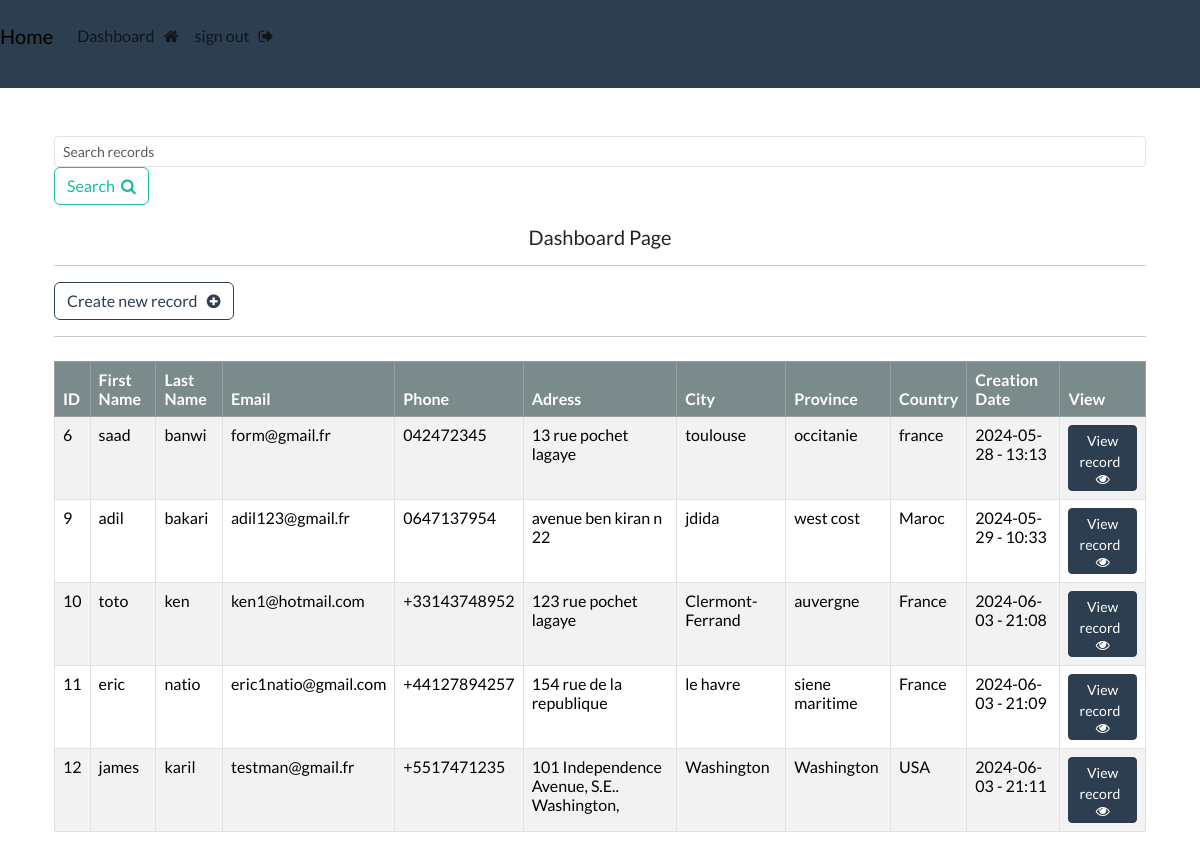
The app's page /dashboard/ (signed in) with its own data.
### webapp/models.py (models this page shows, shortened)
class Record(models.Model):
	first_name = models.CharField(max_length=30)
	last_name = models.CharField(max_length=30)
	date_time = models.DateTimeField(auto_now_add=True)
	email = models.EmailField(max_length=254, unique=True)
	phone = models.CharField(max_length=20)
	adress = models.CharField(max_length=300)
	city = models.CharField(max_length=100)
	province = models.CharField(max_length=150)
	country = models.CharField(max_length=30)
	class Meta:
		verbose_name_plural = "Record"

### webapp/views.py (the view)
# urls.py: path('dashboard/', views.dashboard_view, name="dashboard-link"),
@login_required(login_url='webapp:login-link')
def dashboard_view(request):
    query = request.GET.get('q')
    if query:
        records = Record.objects.filter(
            Q(first_name__icontains=query) |
            Q(last_name__icontains=query) |
            Q(email__icontains=query) |
            Q(phone__icontains=query) |
            Q(adress__icontains=query) |
            Q(city__icontains=query) |
            Q(province__icontains=query) |
            Q(country__icontains=query)
        )
    else:
        records = Record.objects.all()
    return render(request, 'webapp/dashboard.html', {'records': records})

### webapp/templates/webapp/dashboard.html (shortened to what this page needs)
{% extends 'webapp/base.html' %}
{% block content %}
  <div class="container mt-5">
        <form method="GET" action="{% url 'webapp:dashboard-link' %}" class="form-inline mb-3">
            <input type="text" name="q" class="form-control form-control-sm mr-sm-2 custom-search" placeholder="Search records" aria-label="Search">
            <button type="submit" class="btn btn-outline-success my-2 my-sm-0">Search &nbsp;<i class="fa fa-search" aria-hidden="true"></i></button>
        </form>
<h5 style="text-align:center; margin-top:20px;">Dashboard Page </h5>
<hr>
<a class="btn btn-outline-primary" href="{% url 'webapp:create-link' %}">Create new record &nbsp; <i class="fa fa-plus-circle" aria-hidden="true"></i></a>
<hr>
<div class="table-responsive">
<table class="table table-striped table-hover table-bordered mt-2">
  <thead class="table-dark">
    <tr>
      <th scope="col">ID</th>
      <th scope="col">First Name</th>
      <th scope="col">Last Name</th>
      <th scope="col">Email</th>
      <th scope="col">Phone</th>
      <th scope="col">Adress</th>
      <th scope="col">City</th>
      <th scope="col">Province</th>
      <th scope="col">Country</th>
      <th scope="col">Creation Date</th>
      <th scope="col">View</th>
    </tr>
  </thead>
  <tbody>
 {% if records %}
   {% for record in records %}
    <tr>
      <td>{{record.id}}</td>
      <td>{{record.first_name}}</a></td>
       <td>{{record.last_name}}</td>
        <td>{{record.email}}</td>
        <td>{{record.phone}}</td>
        <td>{{record.adress}}</td>
        <td>{{record.city}}</td>
        <td>{{record.province}}</td>
        <td>{{record.country}}</td>
        <td>{{record.date_time|date:"Y-m-d -  H:i"}}</td>
        <td>
        	<a type="submit" class="btn btn-primary btn-sm" href="{% url 'webapp:record-link' record.id %}">View record &nbsp; <i class="fa fa-eye" aria-hidden="true"></i></a>
        </td>
    </tr>
	{% endfor %}
  {% endif %}
  </tbody>
</table>
</div>
{% endblock %}

### webapp/templates/webapp/base.html (shortened to what this page needs)
{% load static %}
<doctype!>
<html>
<head>
<link href="https://bootswatch.com/5/flatly/bootstrap.min.css" rel="stylesheet">
<link href="{% static 'css/style.css' %}" rel="stylesheet">
<link rel="stylesheet" href="https://cdnjs.cloudflare.com/ajax/libs/font-awesome/4.7.0/css/font-awesome.min.css">
</head>
<body>
{% include 'webapp/navbar.html' %}
<div class="container">
{% block content %}{% endblock %}
</div>
</body>
</html>

### webapp/templates/webapp/navbar.html (shortened to what this page needs)
<nav class="navbar navbar-expand-lg navbar-light bg-primary">
  <a class="navbar-brand mb-3" href="/">Home</a>
  <div class="collapse navbar-collapse" id="navbarNav">
    <ul class="navbar-nav">
	{% if user.is_authenticated %}
      <li class="nav-item active">
        <a class="nav-link" href="{% url 'webapp:dashboard-link' %}">Dashboard &nbsp; <i class="fa fa-home"></i></a>
      </li>
      <li class="nav-item">
		<form action="{% url 'webapp:logout-link' %}" method="POST"/>
		<a class="nav-link" href="{% url 'webapp:logout-link' %}">sign out &nbsp; <i class="fa fa-sign-out"></i></a>
      </li>
    {% endif %}
    </ul>
  </div>
</nav>

### records on screen
Record: id "6", first_name "saad", last_name "banwi", email "form@gmail.fr", phone "042472345", adress "13 rue pochet lagaye", city "toulouse", province "occitanie", country "france", date_time "2024-05-28 - 13:13"
Record: id "9", first_name "adil", last_name "bakari", email "adil123@gmail.fr", phone "0647137954", adress "avenue ben kiran n 22", city "jdida", province "west cost", country "Maroc", date_time "2024-05-29 - 10:33"
Record: id "10", first_name "toto", last_name "ken", email "ken1@hotmail.com", phone "+33143748952", adress "123 rue pochet lagaye", city "Clermont-Ferrand", province "auvergne", country "France", date_time "2024-06-03 - 21:08"
Record: id "11", first_name "eric", last_name "natio", email "eric1natio@gmail.com", phone "+44127894257", adress "154 rue de la republique", city "le havre", province "siene maritime", country "France", date_time "2024-06-03 - 21:09"
Record: id "12", first_name "james", last_name "karil", email "testman@gmail.fr", phone "+5517471235", adress "101 Independence Avenue, S.E.. Washington,", city "Washington", province "Washington", country "USA", date_time "2024-06-03 - 21:11"
